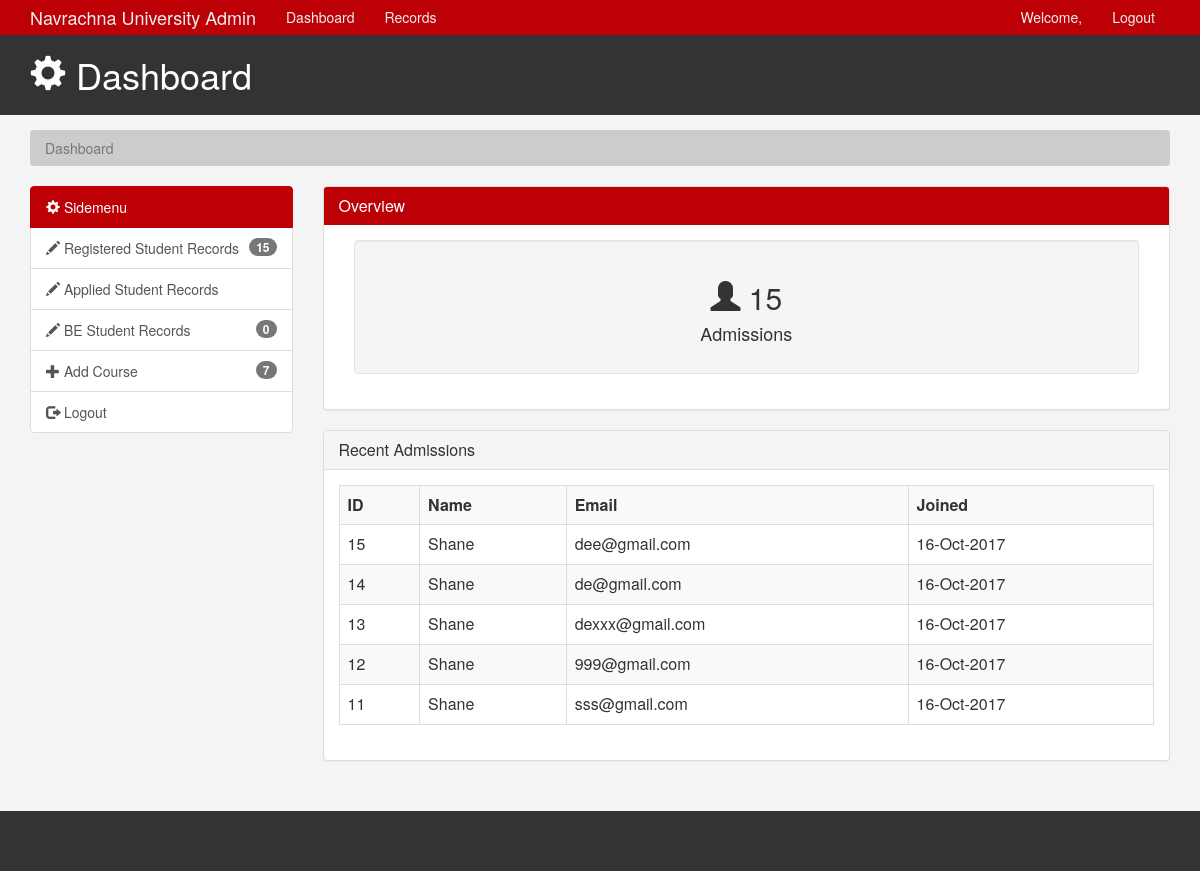
Before: /admin/admin.php (signed in) with the older database file.
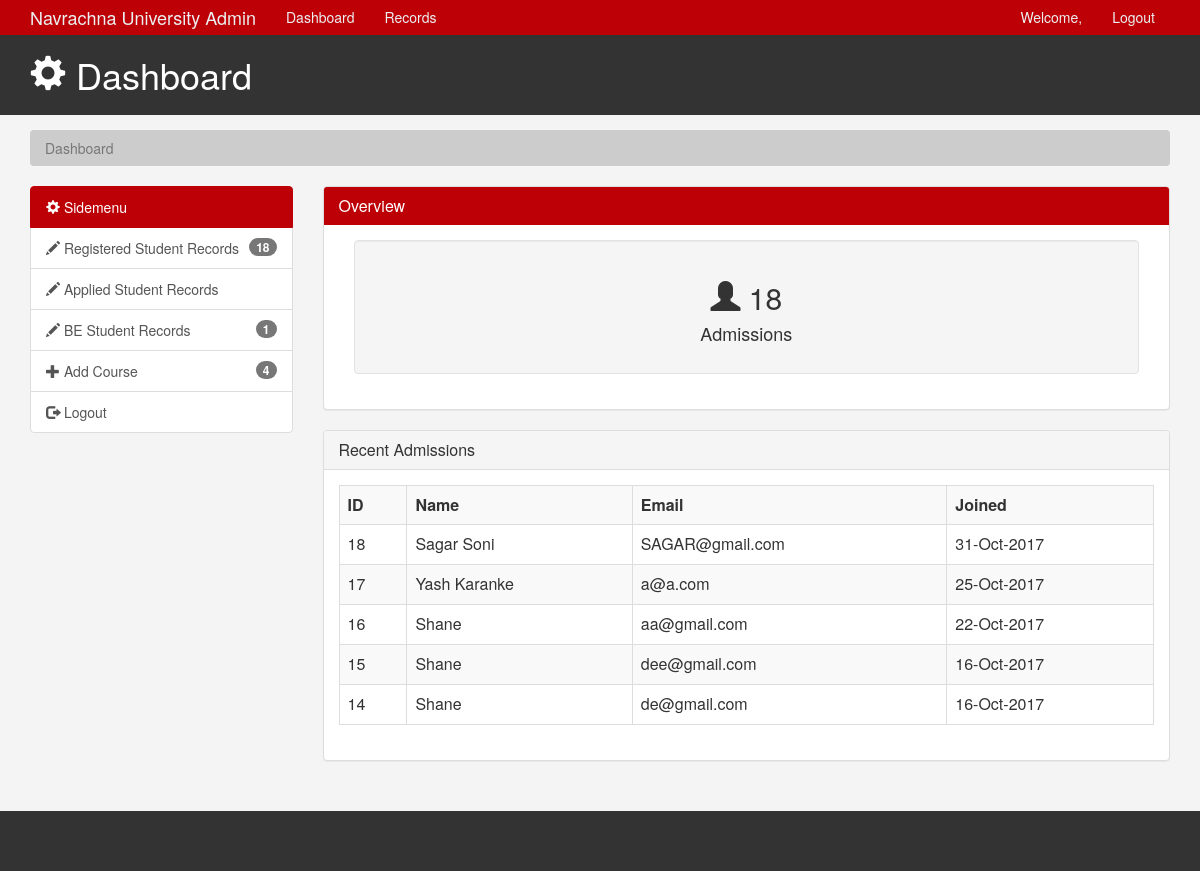
After: the same page with the newer database file.
### tables this page shows
CREATE TABLE `student_data` (
  `ID` int(3) NOT NULL,
  `FULLNAME` varchar(70) DEFAULT NULL,
  `GENDER` varchar(8) DEFAULT NULL,
  `BGROUP` varchar(10) DEFAULT NULL,
  `ADDRESS` varchar(100) DEFAULT NULL,
  `CITY` varchar(20) DEFAULT NULL,
  `STATE` varchar(50) DEFAULT NULL,
  `ZIP` varchar(10) DEFAULT NULL,
  `PNUMBER` varchar(11) DEFAULT NULL,
  `EMAIL` varchar(60) DEFAULT NULL,
  `PASSWORD` varchar(100) DEFAULT NULL,
  `register_date` date DEFAULT NULL,
  `dob` varchar(10) DEFAULT NULL,
  `profile_image` varchar(100) DEFAULT NULL,
  `isActive` tinyint(1) DEFAULT NULL
);

### admin/admin.php (the view, shortened to what the changed rows need)
<?php
	if(isset($_SESSION['email']))
	{
    include 'variables.php';
    $mysqli = new mysqli($databaseHost,$databaseUsername,$databasePassword,$databaseName);
    $query = "SELECT count(*) FROM student_data";
    $result = $mysqli->query($query) or die($mysqli->error);
    if($result->num_rows > 0)
    {
      while($row = $result->fetch_assoc())
      {
        foreach($row as $val)
        {
          }
        }
    }
?>
<html lang="en">
   <head>
      <link href="css/bootstrap.min.css" rel="stylesheet">
      <link href="css/style.css" rel="stylesheet">
   </head>
   <body>
      <?php include'adminMenu.php' ?>
      <header id="header">
         <div class="container">
            <div class="row">
               <div class="col-md-10">
                  <h1><span class="glyphicon glyphicon-cog" aria-hidden="true"></span> Dashboard </h1>
               </div>
            </div>
         </div>
      </header>
      <section id="breadcrumb">
         <div class="container">
            <ol class="breadcrumb">
               <li class="active">Dashboard</li>
            </ol>
         </div>
      </section>
      <?php include 'side-menu.php' ?>
      <div class="col-md-9">
         <div class="panel panel-default">
            <div class="panel-heading main-color-bg">
               <h3 class="panel-title"> Overview</h3>
            </div>
            <div class="panel-body">
               <div class="col-md-12">
                  <div class="well dash-box">
                     <h2><span class="glyphicon glyphicon-user" aria-hidden="true"></span>
                      <?php echo $val; ?>
                     </h2>
                     <h4>Admissions</h4>
                  </div>
               </div>
            </div>
         </div>
         <div class="panel panel-default">
            <div class="panel-heading">
               <h3 class="panel-title">Recent Admissions</h3>
            </div>
            <div class="panel-body">
               <table class="table table-striped table-hover table-bordered">
                  <tr>
                    <th>ID</th>
                     <th>Name</th>
                     <th>Email</th>
                     <th>Joined</th>
                  </tr>
                <?php
                $mysqli = mysqli_connect($databaseHost,$databaseUsername,$databasePassword,$databaseName);
                $query = "SELECT * FROM student_data ORDER BY id DESC LIMIT 5 ";
                $result = mysqli_query($mysqli,$query);
                while($addrow = mysqli_fetch_array($result))
                  {
                    $newDate = date('d-M-Y',strtotime($addrow[11]));
                    echo "<tr>";
                    echo "<td>$addrow[0]</td>";
                    echo "<td>$addrow[1]</td>";
                    echo "<td>$addrow[9]</td>";
                    echo "<td>$newDate</td>";
                    echo "</tr>";
                  }
                  ?>
               </table>
             </div>
         </div>
      </div>
      </div>
      </div>
      </section>
      <footer id="footer">
      </footer>
   </body>
</html>
<?php
  }
  else
    {
 header("Location: ../admin/");
  }
?>

### admin/side-menu.php (shortened to what the changed rows need)
<?php
	if(isset($_SESSION['email']))
	{
        include 'variables.php';
        $mysqli = new mysqli($databaseHost,$databaseUsername,$databasePassword,$databaseName);
        $query = "SELECT count(*) FROM student_data";
        $q2 = "SELECT count(*) FROM courses";
        $q3 ="SELECT count(*) from education_information_be";
        $result = $mysqli->query($query) or die($mysqli->error);
		if($result->num_rows > 0)
		{
			while($row = $result->fetch_assoc())
			{
				foreach($row as $val)
				{
                }
            }
        }
        $result2 = $mysqli->query($q2) or die($mysqli->error);
        if($result2->num_rows > 0)
		{
			while($row2 = $result2->fetch_assoc())
			{
				foreach($row2 as $val2)
				{
                }
            }
        }
        $result3 = $mysqli->query($q3) or die($mysqli->error);
        if($result3->num_rows > 0)
		{
			while($row3 = $result3->fetch_assoc())
			{
				foreach($row3 as $val3)
				{
                }
            }
        }
        $result3 = $mysqli->query($q3) or die($mysqli->error);
        if($result3->num_rows > 0)
		{
			while($row3 = $result3->fetch_assoc())
			{
				foreach($row3 as $val3)
				{
                }
            }
        }
	}
?>
<section id="main">
<div class="container">
<div class="row">
<div class="col-md-3">
    <div class="list-group">
        <a href="admin.php" class="list-group-item active main-color-bg">
        <span class="glyphicon glyphicon-cog" aria-hidden="true"></span> Sidemenu</a>
        <a href="allrecords.php" class="list-group-item"><span class="glyphicon glyphicon-pencil" aria-hidden="true"></span> Registered Student Records <span class="badge"><?php echo $val;?></span></a>
        <a href="records.php" class="list-group-item"><span class="glyphicon glyphicon-pencil" aria-hidden="true"></span> Applied Student Records <span class="badge"></span></a>
        <a href="be_records.php" class="list-group-item"><span class="glyphicon glyphicon-pencil" aria-hidden="true"></span> BE Student Records <span class="badge"><?php echo $val3;?></span></a>
         <a href="addCourse.php" class="list-group-item"><span class="glyphicon glyphicon-plus" aria-hidden="true"></span> Add Course <span class="badge"><?php echo $val2;?> </span></a>
         <a href="logout.php" class="list-group-item"><span class="glyphicon glyphicon-log-out" aria-hidden="true"></span> Logout <span class="badge"</span></a>
    </div>
</div>

Changed rows visible on the page:
no longer on this page (row edited): student_data: ID "13", FULLNAME "Shane", EMAIL "dexxx@gmail.com", register_date "16-Oct-2017"
no longer on this page (row edited): student_data: ID "12", FULLNAME "Shane", EMAIL "999@gmail.com", register_date "16-Oct-2017"
no longer on this page (row edited): student_data: ID "11", FULLNAME "Shane", EMAIL "sss@gmail.com", register_date "16-Oct-2017"
added student_data: ID "18", FULLNAME "Sagar Soni", EMAIL "SAGAR@gmail.com", register_date "31-Oct-2017"
added student_data: ID "17", FULLNAME "Yash Karanke", EMAIL "a@a.com", register_date "25-Oct-2017"
added student_data: ID "16", FULLNAME "Shane", EMAIL "aa@gmail.com", register_date "22-Oct-2017"
Other visible differences:
$val: "15" → "18"
$val3: "0" → "1"
$val2: "7" → "4"
